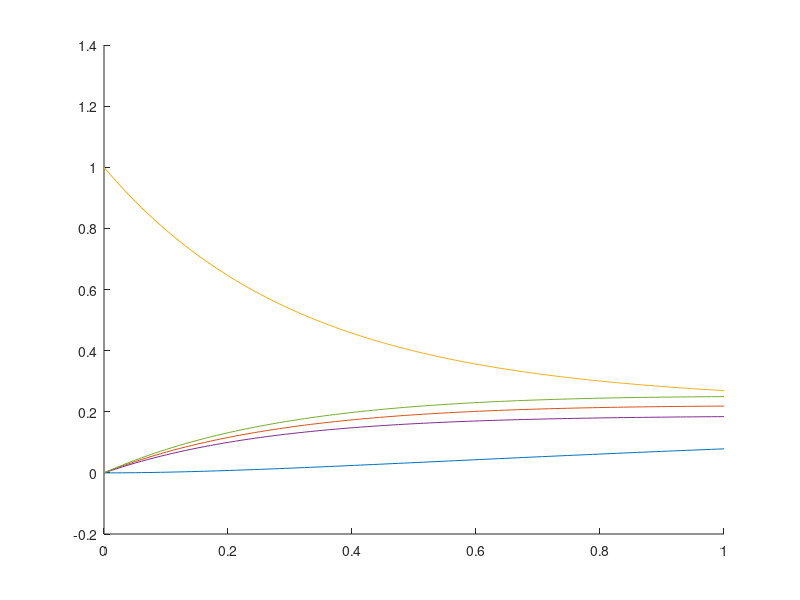

Source code (MATLAB):


% Laplacian with weighted edges


%    .8
% 2 ---- 3 
% |      | \.9
% |.2 .7 |   5
% |      | /.1
% 1 ---- 4
%    .5

% adjacent matrix includes weight and loops
A = [0 .2 0 .5 0;
     .2 0 .8 0 0;
     0 .8 0 .7 .9;
     .5 0 .7 0 .1;
     0 0 .9 .1 0];

% degree matrix
D = diag(sum(A));

%Laplacian

L = D - A;
disp("laplacian Matrix:")
disp(L)

%eignevalues and vectors
[V,D] = eig(L);

disp('diagonal matrix of eigenvalues:');
disp(diag(D));

disp('Eigenvectors:');
disp(V);

% intial condition 

u0 = [0 0 1 0 0]';

% coefficients

n = length(u0);     
a = zeros(n, 1);

for j = 1:n 
v_j = V(:, j);

a(j) = dot(v_j, u0)/norm(v_j)^2;

end

t = linspace(0,1,100);
u_t = zeros(n,length(t));

for j = 1:length(t)
    u_sum = zeros(n,1);  
    
    for k = 1:n
        lambda_k = D(k,k);
        v_k = V(:,k);
        u_sum = u_sum + a(k) * exp(-lambda_k * t(j)) * v_k;
    end

    u_t(:,j) = u_sum;  % Store result
end

figure;
hold on;

for i = 1:n
    plot(t, u_t(i,:));
end
